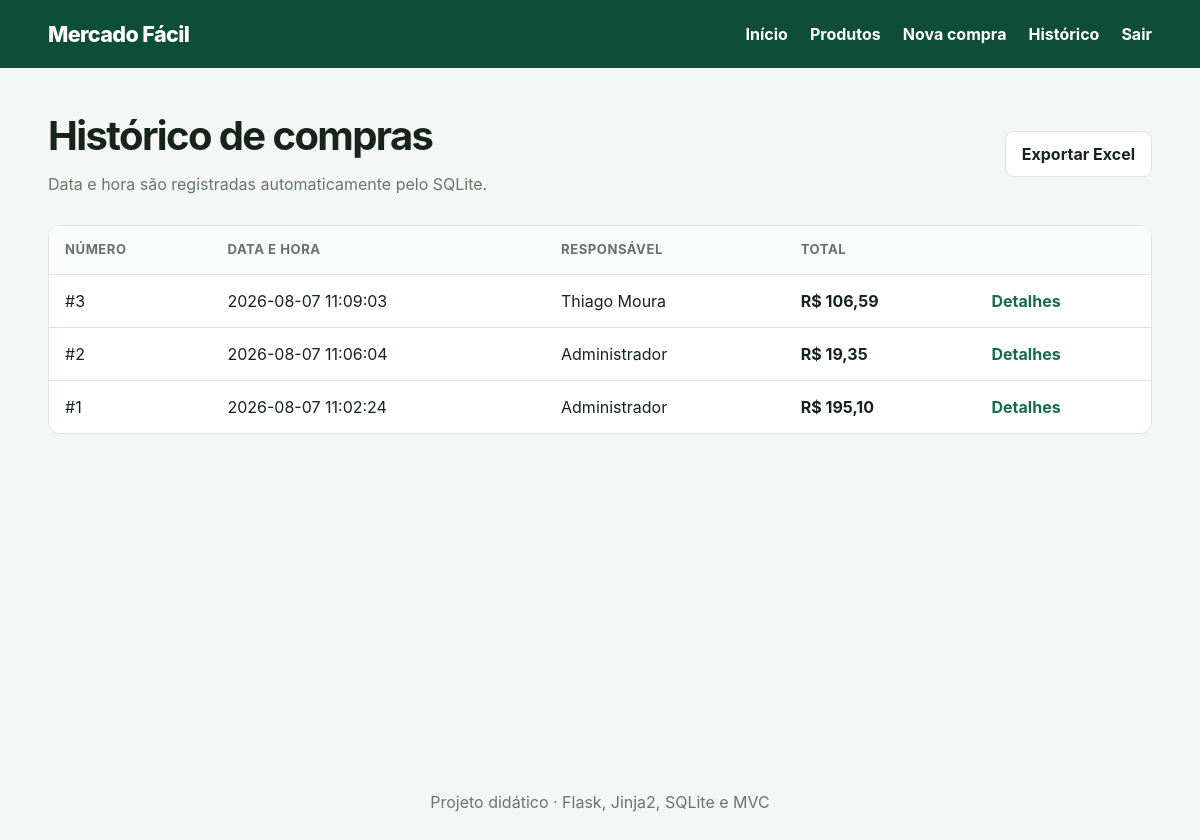
The page /compras (signed in) on the database its author committed.
### tables this page shows
CREATE TABLE compras (
    id INTEGER PRIMARY KEY AUTOINCREMENT,
    usuario_id INTEGER NOT NULL,
    total_centavos INTEGER NOT NULL CHECK (total_centavos >= 0),
    criada_em TEXT NOT NULL DEFAULT CURRENT_TIMESTAMP,
    FOREIGN KEY (usuario_id) REFERENCES usuarios(id)
);

CREATE TABLE usuarios (
    id INTEGER PRIMARY KEY AUTOINCREMENT,
    nome TEXT NOT NULL,
    usuario TEXT NOT NULL UNIQUE COLLATE NOCASE,
    senha_hash TEXT NOT NULL,
    criado_em TEXT NOT NULL DEFAULT CURRENT_TIMESTAMP
);

### controllers/compra_controller.py (the view)
@compra_bp.get("")
def listar():
    return render_template("compras.html", compras=compra_model.listar())

### database.py (called while the page is built)
def get_db():
    if "db" not in g:
        database_path = Path(current_app.config["DATABASE"])
        database_path.parent.mkdir(parents=True, exist_ok=True)
        g.db = sqlite3.connect(database_path)
        g.db.row_factory = sqlite3.Row
        g.db.execute("PRAGMA foreign_keys = ON")
    return g.db

### models/compra.py (called while the page is built)
def listar():
    return get_db().execute(
        """SELECT c.*, u.nome AS usuario_nome
           FROM compras c JOIN usuarios u ON u.id = c.usuario_id
           ORDER BY c.criada_em DESC, c.id DESC"""
    ).fetchall()

### utils.py (called while the page is built)
def formatar_moeda(centavos):
    valor = Decimal(int(centavos)) / 100
    return f"R$ {valor:,.2f}".replace(",", "X").replace(".", ",").replace("X", ".")

### templates/compras.html (shortened to what this page needs)
{% extends "base.html" %}
{% block conteudo %}
<div class="cabecalho-pagina"><div><h1>Histórico de compras</h1><p>Data e hora são registradas automaticamente pelo SQLite.</p></div><a class="botao secundario" href="{{ url_for('compra.exportar') }}">Exportar Excel</a></div>
<div class="tabela-wrapper"><table><thead><tr><th>Número</th><th>Data e hora</th><th>Responsável</th><th>Total</th><th></th></tr></thead><tbody>
{% for c in compras %}<tr><td>#{{ c.id }}</td><td>{{ c.criada_em }}</td><td>{{ c.usuario_nome }}</td><td><strong>{{ c.total_centavos|moeda }}</strong></td><td><a href="{{ url_for('compra.detalhes', compra_id=c.id) }}">Detalhes</a></td></tr>
{% else %}<tr><td colspan="5" class="vazio">Nenhuma compra concluída.</td></tr>{% endfor %}
</tbody></table></div>
{% endblock %}

### templates/base.html (shortened to what this page needs)
<!doctype html>
<html lang="pt-BR">
<head>
  <link rel="stylesheet" href="{{ url_for('static', filename='style.css') }}">
</head>
<body>
  <header class="topo">
    <a class="marca" href="{{ url_for('main.inicio') if session.get('usuario_id') else url_for('auth.login') }}">Mercado Fácil</a>
    {% if session.get('usuario_id') %}
      <nav aria-label="Navegação principal">
        <a href="{{ url_for('main.inicio') }}">Início</a>
        <a href="{{ url_for('produto.listar') }}">Produtos</a>
        <a href="{{ url_for('compra.nova') }}">Nova compra</a>
        <a href="{{ url_for('compra.listar') }}">Histórico</a>
        <form method="post" action="{{ url_for('auth.logout') }}"><button class="link-button">Sair</button></form>
      </nav>
    {% endif %}
  </header>
  <main class="container">
    {% block conteudo %}{% endblock %}
  </main>
  <footer>Projeto didático · Flask, Jinja2, SQLite e MVC</footer>
</body>
</html>

### static/style.css (style rules this page uses)
:root { --verde:#176b4d;--verde-escuro:#0e4d37;--fundo:#f4f7f5;--texto:#17231d;--borda:#dce5df;--branco:#fff;--erro:#b42318 }
* { box-sizing:border-box }
body { margin:0;font-family:Inter,system-ui,-apple-system,"Segoe UI",sans-serif;background:var(--fundo);color:var(--texto);line-height:1.5 }
a { color:var(--verde);font-weight:650;text-decoration:none }
.topo { background:var(--verde-escuro);color:#fff;min-height:68px;padding:0 max(4vw,20px);display:flex;align-items:center;justify-content:space-between;gap:24px }
.marca { color:#fff;font-size:1.35rem;font-weight:800;letter-spacing:-.03em }
.topo nav { display:flex;align-items:center;gap:22px;flex-wrap:wrap }
.topo nav a,.topo .link-button { color:#fff }
.topo nav form,.acoes form,.acoes-finais form { margin:0 }
.container { width:min(1120px,92%);margin:38px auto;min-height:calc(100vh - 180px) }
footer { text-align:center;color:#68766e;padding:26px }
.cabecalho-pagina { display:flex;justify-content:space-between;align-items:center;gap:20px;margin-bottom:24px }
.cabecalho-pagina h1 { margin:0;font-size:clamp(1.8rem,4vw,2.5rem);letter-spacing:-.04em }
.cabecalho-pagina p,.auth-card>p { color:#68766e;margin:.35rem 0 }
.botao { display:inline-flex;align-items:center;justify-content:center;border:1px solid var(--borda);border-radius:9px;padding:10px 16px;background:#fff;color:var(--texto);font:inherit;font-weight:700;cursor:pointer }
.botao.secundario { background:#fff }
.link-button { border:0;background:none;padding:0;font:inherit;font-weight:650;cursor:pointer }
.tabela-wrapper { overflow:auto;background:#fff;border:1px solid var(--borda);border-radius:12px }
table { width:100%;border-collapse:collapse;min-width:680px }
th,td { text-align:left;padding:14px 16px;border-bottom:1px solid var(--borda) }
th { font-size:.82rem;text-transform:uppercase;letter-spacing:.04em;color:#65736b;background:#fafcfb }
tbody tr:last-child td { border-bottom:0 }

### rows shown on the page
compras: id "3", criada_em "2026-08-07 11:09:03", usuario_nome "Thiago Moura", total_centavos|moeda "R$ 106,59"
compras: id "2", criada_em "2026-08-07 11:06:04", usuario_nome "Administrador", total_centavos|moeda "R$ 19,35"
compras: id "1", criada_em "2026-08-07 11:02:24", usuario_nome "Administrador", total_centavos|moeda "R$ 195,10"
